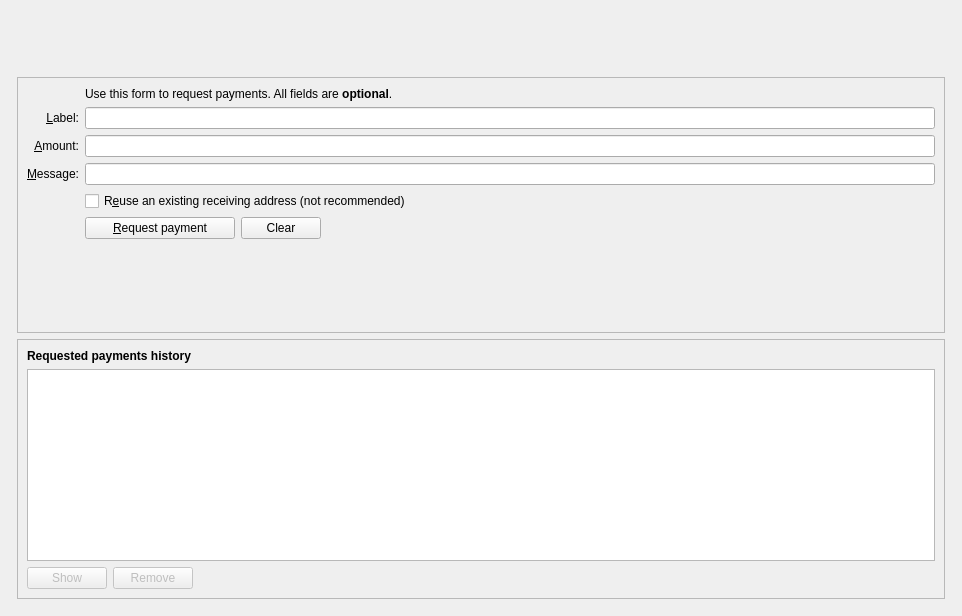
<?xml version="1.0" encoding="UTF-8"?>
<ui version="4.0">
 <class>ReceiveCoinsDialog</class>
 <widget class="QWidget" name="ReceiveCoinsDialog">
  <property name="geometry">
   <rect>
    <x>0</x>
    <y>0</y>
    <width>962</width>
    <height>616</height>
   </rect>
  </property>
  <layout class="QVBoxLayout" name="verticalLayout" stretch="0">
   <item>
    <layout class="QVBoxLayout" name="verticalLayout_Master" stretch="0,1">
     <property name="spacing">
      <number>0</number>
     </property>
     <item>
      <widget class="QFrame" name="frame_Header">
       <layout class="QVBoxLayout" name="verticalLayout_8">
        <property name="leftMargin">
         <number>0</number>
        </property>
        <property name="topMargin">
         <number>0</number>
        </property>
        <property name="rightMargin">
         <number>0</number>
        </property>
        <property name="bottomMargin">
         <number>0</number>
        </property>
        <item>
         <layout class="QHBoxLayout" name="horizontalLayout_Header" stretch="1,0">
          <item>
           <spacer name="horizontalSpacer_3">
            <property name="orientation">
             <enum>Qt::Horizontal</enum>
            </property>
            <property name="sizeHint" stdset="0">
             <size>
              <width>40</width>
              <height>20</height>
             </size>
            </property>
           </spacer>
          </item>
          <item>
           <widget class="QLabel" name="labelOverviewHeaderRight">
            <property name="minimumSize">
             <size>
              <width>464</width>
              <height>60</height>
             </size>
            </property>
            <property name="maximumSize">
             <size>
              <width>16777215</width>
              <height>60</height>
             </size>
            </property>
            <property name="font">
             <font>
              <pointsize>14</pointsize>
             </font>
            </property>
            <property name="text">
             <string/>
            </property>
            <property name="alignment">
             <set>Qt::AlignRight|Qt::AlignTrailing|Qt::AlignVCenter</set>
            </property>
           </widget>
          </item>
         </layout>
        </item>
       </layout>
      </widget>
     </item>
     <item>
      <widget class="QFrame" name="frame_BG">
       <layout class="QVBoxLayout" name="verticalLayout_5">
        <property name="leftMargin">
         <number>6</number>
        </property>
        <property name="topMargin">
         <number>6</number>
        </property>
        <property name="rightMargin">
         <number>6</number>
        </property>
        <property name="bottomMargin">
         <number>6</number>
        </property>
        <item>
         <widget class="QFrame" name="frame2">
          <property name="sizePolicy">
           <sizepolicy hsizetype="Preferred" vsizetype="Expanding">
            <horstretch>0</horstretch>
            <verstretch>0</verstretch>
           </sizepolicy>
          </property>
          <property name="frameShape">
           <enum>QFrame::StyledPanel</enum>
          </property>
          <property name="frameShadow">
           <enum>QFrame::Sunken</enum>
          </property>
          <layout class="QVBoxLayout" name="verticalLayout_3">
           <item>
            <layout class="QGridLayout" name="gridLayout">
             <item row="7" column="2">
              <widget class="QCheckBox" name="reuseAddress">
               <property name="toolTip">
                <string>Reuse one of the previously used receiving addresses.&lt;br&gt;Reusing addresses has security and privacy issues.&lt;br&gt;Do not use this unless re-generating a payment request made before.</string>
               </property>
               <property name="text">
                <string>R&amp;euse an existing receiving address (not recommended)</string>
               </property>
              </widget>
             </item>
             <item row="7" column="0">
              <widget class="QLabel" name="label_4">
               <property name="text">
                <string/>
               </property>
              </widget>
             </item>
             <item row="6" column="0">
              <widget class="QLabel" name="label_3">
               <property name="toolTip">
                <string>An optional message to attach to the payment request, which will be displayed when the request is opened. Note: The message will not be sent with the payment over the Funexcoin network.</string>
               </property>
               <property name="text">
                <string>&amp;Message:</string>
               </property>
               <property name="alignment">
                <set>Qt::AlignRight|Qt::AlignTrailing|Qt::AlignVCenter</set>
               </property>
               <property name="buddy">
                <cstring>reqMessage</cstring>
               </property>
              </widget>
             </item>
             <item row="4" column="2">
              <widget class="QLineEdit" name="reqLabel">
               <property name="toolTip">
                <string>An optional label to associate with the new receiving address.</string>
               </property>
              </widget>
             </item>
             <item row="6" column="2">
              <widget class="QLineEdit" name="reqMessage">
               <property name="toolTip">
                <string>An optional message to attach to the payment request, which will be displayed when the request is opened.&lt;br&gt;Note: The message will not be sent with the payment over the Funexcoin network.</string>
               </property>
              </widget>
             </item>
             <item row="2" column="2">
              <widget class="QLabel" name="label_5">
               <property name="text">
                <string>Use this form to request payments. All fields are &lt;b&gt;optional&lt;/b&gt;.</string>
               </property>
              </widget>
             </item>
             <item row="4" column="0">
              <widget class="QLabel" name="label_2">
               <property name="toolTip">
                <string>An optional label to associate with the new receiving address.</string>
               </property>
               <property name="text">
                <string>&amp;Label:</string>
               </property>
               <property name="alignment">
                <set>Qt::AlignRight|Qt::AlignTrailing|Qt::AlignVCenter</set>
               </property>
               <property name="buddy">
                <cstring>reqLabel</cstring>
               </property>
              </widget>
             </item>
             <item row="5" column="0">
              <widget class="QLabel" name="label">
               <property name="toolTip">
                <string>An optional amount to request. Leave this empty or zero to not request a specific amount.</string>
               </property>
               <property name="text">
                <string>&amp;Amount:</string>
               </property>
               <property name="alignment">
                <set>Qt::AlignRight|Qt::AlignTrailing|Qt::AlignVCenter</set>
               </property>
               <property name="buddy">
                <cstring>reqAmount</cstring>
               </property>
              </widget>
             </item>
             <item row="5" column="2">
              <widget class="BitcoinAmountField" name="reqAmount">
               <property name="minimumSize">
                <size>
                 <width>80</width>
                 <height>0</height>
                </size>
               </property>
               <property name="toolTip">
                <string>An optional amount to request. Leave this empty or zero to not request a specific amount.</string>
               </property>
              </widget>
             </item>
             <item row="8" column="0">
              <widget class="QLabel" name="label_7">
               <property name="text">
                <string/>
               </property>
              </widget>
             </item>
             <item row="8" column="2">
              <layout class="QHBoxLayout" name="horizontalLayout">
               <item>
                <widget class="QPushButton" name="receiveButton">
                 <property name="minimumSize">
                  <size>
                   <width>150</width>
                   <height>0</height>
                  </size>
                 </property>
                 <property name="text">
                  <string>&amp;Request payment</string>
                 </property>
                 <property name="icon">
                  <iconset resource="../funexcoin.qrc">
                   <normaloff>:/icons/receiving_addresses</normaloff>:/icons/receiving_addresses</iconset>
                 </property>
                </widget>
               </item>
               <item>
                <widget class="QPushButton" name="clearButton">
                 <property name="sizePolicy">
                  <sizepolicy hsizetype="Minimum" vsizetype="Fixed">
                   <horstretch>0</horstretch>
                   <verstretch>0</verstretch>
                  </sizepolicy>
                 </property>
                 <property name="toolTip">
                  <string>Clear all fields of the form.</string>
                 </property>
                 <property name="text">
                  <string>Clear</string>
                 </property>
                 <property name="icon">
                  <iconset resource="../funexcoin.qrc">
                   <normaloff>:/icons/remove</normaloff>:/icons/remove</iconset>
                 </property>
                 <property name="autoDefault">
                  <bool>false</bool>
                 </property>
                </widget>
               </item>
               <item>
                <spacer name="horizontalSpacer">
                 <property name="orientation">
                  <enum>Qt::Horizontal</enum>
                 </property>
                 <property name="sizeHint" stdset="0">
                  <size>
                   <width>40</width>
                   <height>20</height>
                  </size>
                 </property>
                </spacer>
               </item>
              </layout>
             </item>
             <item row="9" column="2">
              <spacer name="verticalSpacer">
               <property name="orientation">
                <enum>Qt::Vertical</enum>
               </property>
               <property name="sizeHint" stdset="0">
                <size>
                 <width>20</width>
                 <height>40</height>
                </size>
               </property>
              </spacer>
             </item>
            </layout>
           </item>
          </layout>
         </widget>
        </item>
        <item>
         <widget class="QFrame" name="frame">
          <property name="sizePolicy">
           <sizepolicy hsizetype="Preferred" vsizetype="Expanding">
            <horstretch>0</horstretch>
            <verstretch>0</verstretch>
           </sizepolicy>
          </property>
          <property name="frameShape">
           <enum>QFrame::StyledPanel</enum>
          </property>
          <property name="frameShadow">
           <enum>QFrame::Raised</enum>
          </property>
          <layout class="QVBoxLayout" name="verticalLayout_2">
           <item>
            <widget class="QLabel" name="label_6">
             <property name="font">
              <font>
               <weight>75</weight>
               <bold>true</bold>
              </font>
             </property>
             <property name="text">
              <string>Requested payments history</string>
             </property>
            </widget>
           </item>
           <item>
            <widget class="QTableView" name="recentRequestsView">
             <property name="palette">
              <palette>
               <active>
                <colorrole role="Text">
                 <brush brushstyle="SolidPattern">
                  <color alpha="255">
                   <red>51</red>
                   <green>51</green>
                   <blue>51</blue>
                  </color>
                 </brush>
                </colorrole>
               </active>
               <inactive>
                <colorrole role="Text">
                 <brush brushstyle="SolidPattern">
                  <color alpha="255">
                   <red>51</red>
                   <green>51</green>
                   <blue>51</blue>
                  </color>
                 </brush>
                </colorrole>
               </inactive>
               <disabled>
                <colorrole role="Text">
                 <brush brushstyle="SolidPattern">
                  <color alpha="255">
                   <red>85</red>
                   <green>85</green>
                   <blue>85</blue>
                  </color>
                 </brush>
                </colorrole>
               </disabled>
              </palette>
             </property>
             <property name="contextMenuPolicy">
              <enum>Qt::CustomContextMenu</enum>
             </property>
             <property name="tabKeyNavigation">
              <bool>false</bool>
             </property>
             <property name="sortingEnabled">
              <bool>true</bool>
             </property>
            </widget>
           </item>
           <item>
            <layout class="QHBoxLayout" name="horizontalLayout_2">
             <item>
              <widget class="QPushButton" name="showRequestButton">
               <property name="enabled">
                <bool>false</bool>
               </property>
               <property name="toolTip">
                <string>Show the selected request (does the same as double clicking an entry)</string>
               </property>
               <property name="text">
                <string>Show</string>
               </property>
               <property name="icon">
                <iconset resource="../funexcoin.qrc">
                 <normaloff>:/icons/edit</normaloff>:/icons/edit</iconset>
               </property>
               <property name="autoDefault">
                <bool>false</bool>
               </property>
              </widget>
             </item>
             <item>
              <widget class="QPushButton" name="removeRequestButton">
               <property name="enabled">
                <bool>false</bool>
               </property>
               <property name="toolTip">
                <string>Remove the selected entries from the list</string>
               </property>
               <property name="text">
                <string>Remove</string>
               </property>
               <property name="icon">
                <iconset resource="../funexcoin.qrc">
                 <normaloff>:/icons/remove</normaloff>:/icons/remove</iconset>
               </property>
               <property name="autoDefault">
                <bool>false</bool>
               </property>
              </widget>
             </item>
             <item>
              <spacer name="horizontalSpacer_2">
               <property name="orientation">
                <enum>Qt::Horizontal</enum>
               </property>
               <property name="sizeHint" stdset="0">
                <size>
                 <width>40</width>
                 <height>20</height>
                </size>
               </property>
              </spacer>
             </item>
            </layout>
           </item>
          </layout>
         </widget>
        </item>
       </layout>
      </widget>
     </item>
    </layout>
   </item>
  </layout>
 </widget>
 <customwidgets>
  <customwidget>
   <class>BitcoinAmountField</class>
   <extends>QLineEdit</extends>
   <header>bitcoinamountfield.h</header>
   <container>1</container>
  </customwidget>
 </customwidgets>
 <tabstops>
  <tabstop>reqLabel</tabstop>
  <tabstop>reqAmount</tabstop>
  <tabstop>reqMessage</tabstop>
  <tabstop>reuseAddress</tabstop>
  <tabstop>receiveButton</tabstop>
  <tabstop>clearButton</tabstop>
  <tabstop>recentRequestsView</tabstop>
  <tabstop>showRequestButton</tabstop>
  <tabstop>removeRequestButton</tabstop>
 </tabstops>
 <resources>
  <include location="../funexcoin.qrc"/>
 </resources>
 <connections/>
</ui>
